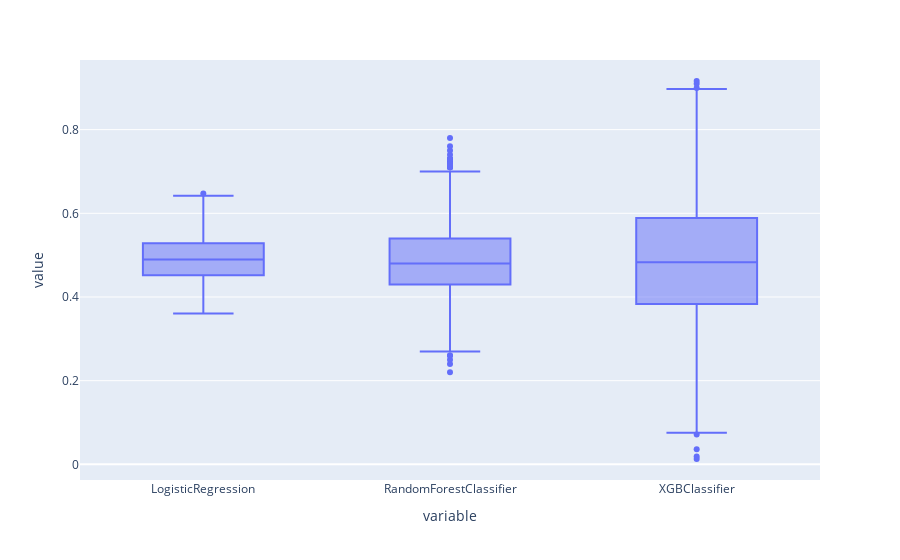

The code cell stored with this chart in its notebook:
### Code cell
px.box(pd.DataFrame(Models))

### Figure 1 — Plotly figure (JSON) as saved in the notebook; plotly's stock layout.template omitted (floating-point values rounded to 4 significant figures; data arrays with more than 128 entries replaced by an {"elided": "..."} marker saying what was removed)
{"data": [{"alignmentgroup": "True", "hovertemplate": "variable=%{x}<br>value=%{y}<extra></extra>", "legendgroup": "", "marker": {"color": "#636efa"}, "name": "", "notched": false, "offsetgroup": "", "orientation": "v", "showlegend": false, "type": "box", "x": {"elided": "7563 str values"}, "x0": " ", "xaxis": "x", "y": {"elided": "7563 float values"}, "y0": " ", "yaxis": "y"}], "layout": {"boxmode": "group", "legend": {"tracegroupgap": 0}, "margin": {"t": 60}, "xaxis": {"anchor": "y", "domain": [0, 1], "title": {"text": "variable"}}, "yaxis": {"anchor": "x", "domain": [0, 1], "title": {"text": "value"}}}}
